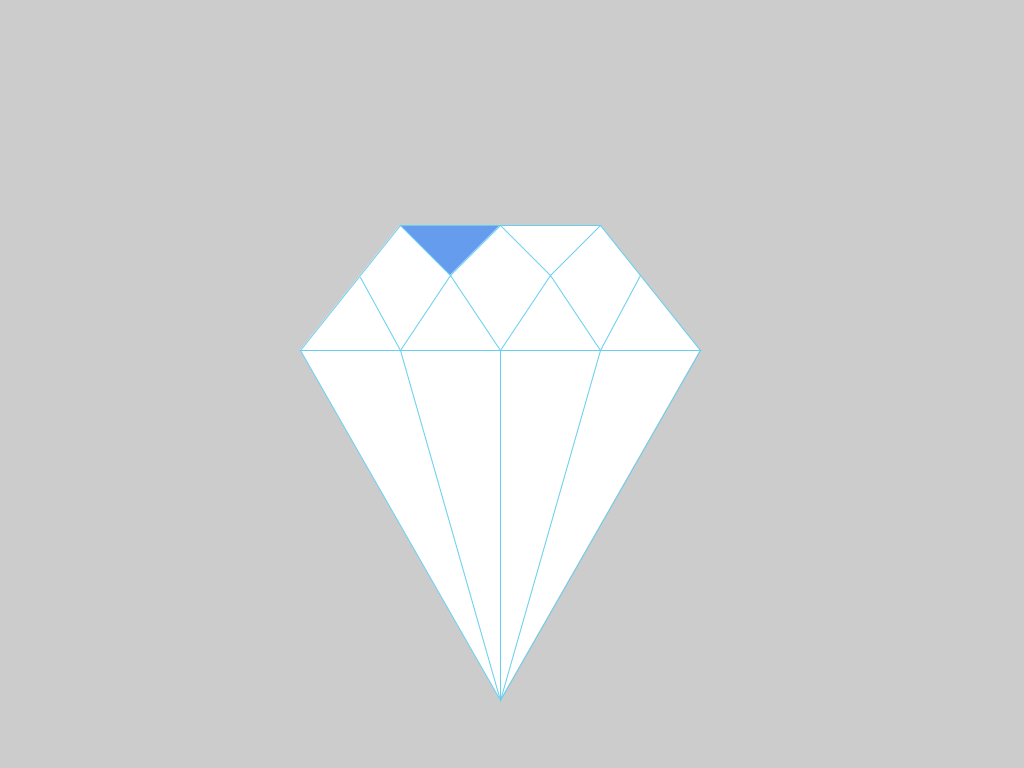
Frame 1 (no input)
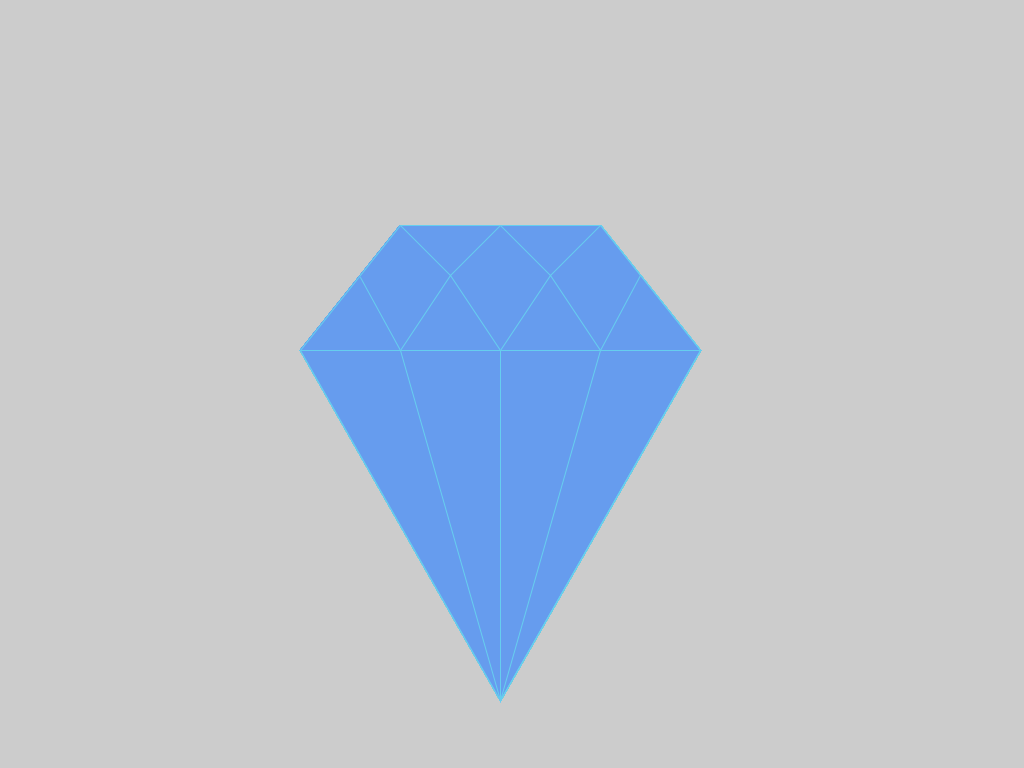
Frame 60 (the mouse pressed at the canvas centre just before this capture)
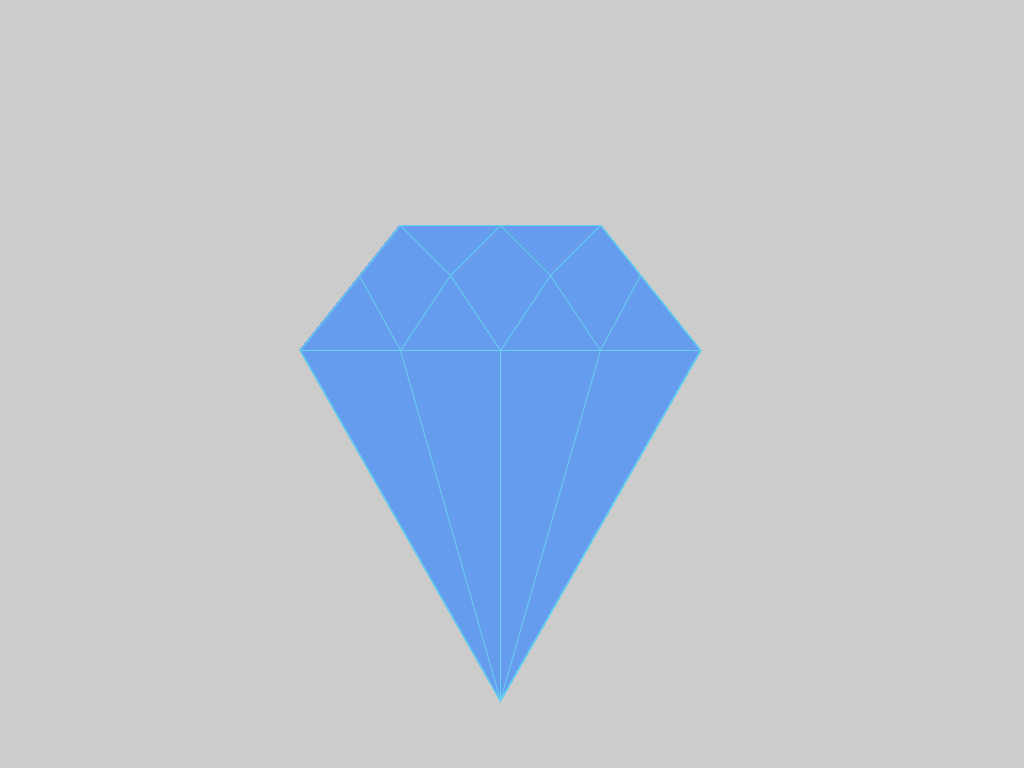
Frame 120 (the mouse held since frame 60 and released just before this capture)

The Processing sketch that drew these frames (run headless with seeded random() and noise(); from frame 60 on, the mouse is pressed at the canvas centre):

// Processing sketch: firstsketch
// ── firstsketch.pde
void setup() {
size(1024,768);
}

void draw() { 
  stroke(102,206,238);
  triangle(300,350,700,350,500,700);
  quad(300,350,400,225,600,225,700,350);
  triangle(500,700,600,350,400,350);
  line(500,700,500,350);
  line(600,350,640,275);
  line(400,350,360,277);
  triangle(400,350,500,350,450,275);
  triangle(600,350,500,350,550,275);
  triangle(550,275,600,225,500,225);
  fill(102,156,238);
  triangle(450,275,400,225,500,225);
  
} 
